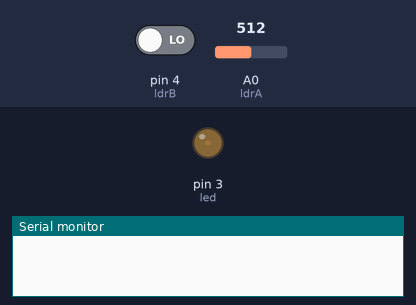
The sketch below on a simulated Arduino Uno, built with avr-gcc and run on an emulated ATmega328P. On the bench: output pins drawn as LEDs (lit = HIGH), the last lines printed to the serial monitor. Inputs (shaded band) come from the test bench; at power-on: pin 4 (ldrB) LOW, A0 (ldrA) = 512.

Above: at 1.25 s.
1.3 s: pin 4 (ldrB) driven HIGH
2.8 s: pin 4 (ldrB) driven LOW
At 9.25 s:
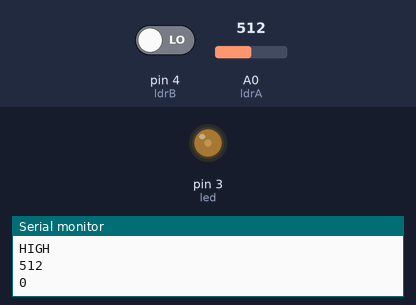
At 15.65 s:
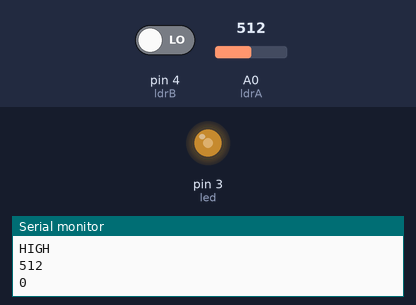
Timing chart, 0 to 23.6 s (numbered marks = the images above; inputs shaded):
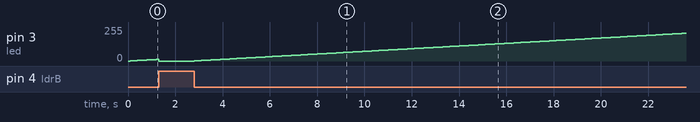

Measured:
- after the input at 2.8 s, pin 3 (led): moves from 0/255 to 208/255 over 20.7 s, starting at once

The sketch:

ledivalovoimakkuusjuttunen.ino
```cpp
int led = 3;
int ldrA = A0;
int ldrB = 4;

void setup() {
  pinMode(led, OUTPUT);

  pinMode(ldrB, INPUT);
  Serial.begin(9600);

}

void loop() {

  for(int i=0; i<=255; i++){
    analogWrite(led, i);
    delay(100);
    if (digitalRead(ldrB)== HIGH){
      Serial.println("HIGH");
      Serial.println(analogRead(ldrA));
      Serial.println(i);
      break;
    }
  }

}
```
